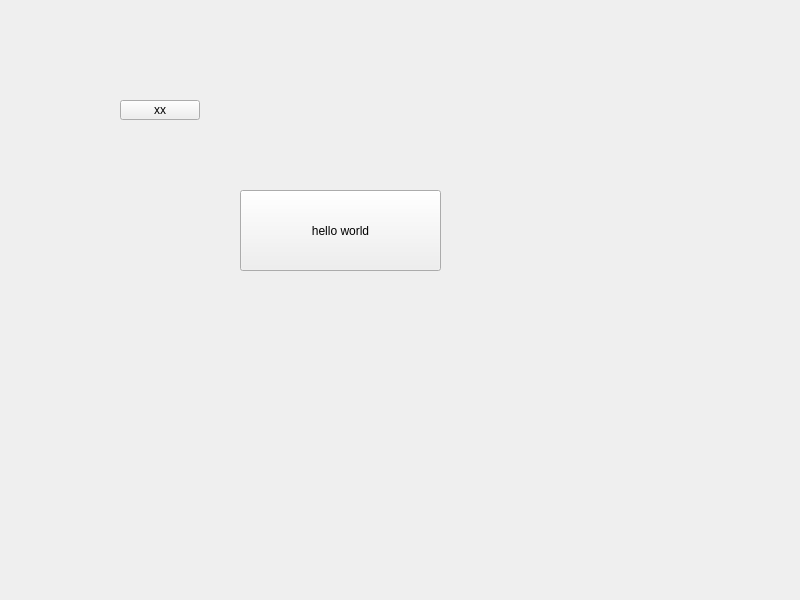
<?xml version="1.0" encoding="UTF-8"?>
<ui version="4.0">
 <class>Widget</class>
 <widget class="QWidget" name="Widget">
  <property name="geometry">
   <rect>
    <x>0</x>
    <y>0</y>
    <width>800</width>
    <height>600</height>
   </rect>
  </property>
  <property name="windowTitle">
   <string>Widget</string>
  </property>
  <widget class="QPushButton" name="pushButton">
   <property name="geometry">
    <rect>
     <x>240</x>
     <y>190</y>
     <width>201</width>
     <height>81</height>
    </rect>
   </property>
   <property name="text">
    <string>hello world</string>
   </property>
  </widget>
  <widget class="QPushButton" name="pushButton_2">
   <property name="geometry">
    <rect>
     <x>120</x>
     <y>100</y>
     <width>80</width>
     <height>20</height>
    </rect>
   </property>
   <property name="text">
    <string>xx</string>
   </property>
  </widget>
 </widget>
 <resources/>
 <connections/>
</ui>
